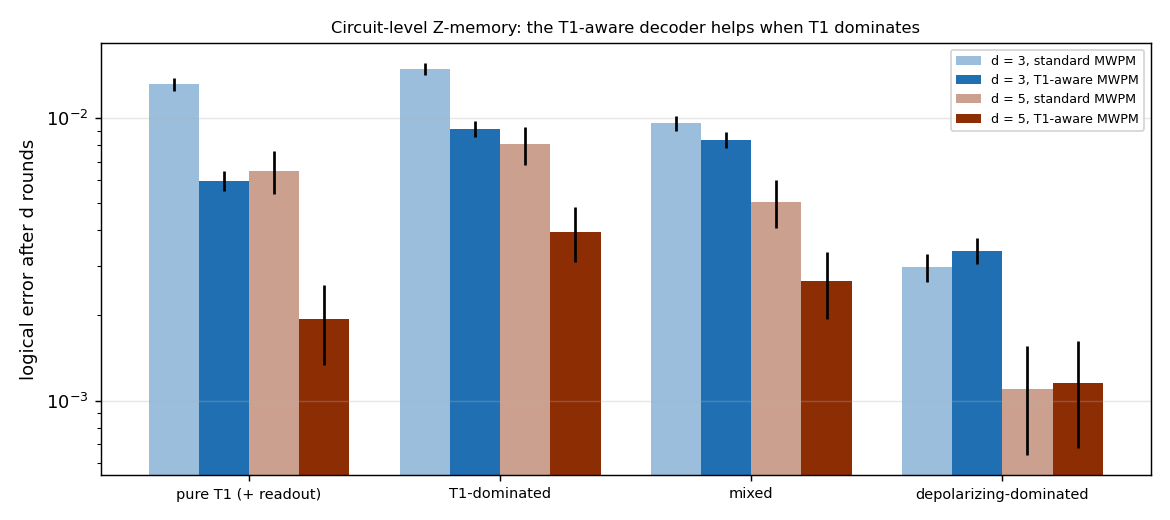

The script that saved this image:
"""
Does the T1-aware decoder of §59 survive circuit-level noise and many
rounds?

§59 found, for the d = 3 rotated surface code with perfect syndrome
extraction, that knowing the noise is T1 (a decay only turns 1 into 0)
cuts the logical error 2.1-2.5x. Here the whole Z-memory circuit is
simulated: rotated codes of distance d = 3 and 5, (d^2 - 1)/2 Z-type
ancillas, R rounds of syndrome extraction (reset, four CNOT layers in the
N-order NW, NE, SW, SE, measurement), then a final readout of the data.

Why this can be simulated exactly without a density matrix: in a Z-memory
only X-type errors matter, the Z-stabilizer circuit is CNOTs from data to
ancillas, and amplitude damping keeps a state diagonal in the Z basis.
The Z-basis populations then evolve as a classical Markov chain on bits:
the data start as a uniformly random codeword (the Z-basis content of
|0_L>), a CNOT is an XOR, a decay turns a 1 into 0 with probability
gamma, and the X or Y part of a depolarizing error flips a bit. The
X-type stabilizers are left out (they do not affect a Z-memory's
X-error statistics except through their own faults, which are not
modelled): this is the main approximation.

Noise per location:
  every CNOT            two-qubit depolarizing p2, then decay gamma on both
  idle qubits per layer decay gamma_idle = gamma
  before each readout   decay gamma_m = 2 gamma, then readout flip q
  ancilla reset         wrong state with probability q

Decoders (minimum-weight perfect matching, pymatching, on the detector
graph built by enumerating every single fault through the circuit):
  standard   one weight per fault, its average probability (a decay at a
             location counts gamma * P(bit = 1 there), P from the
             noiseless circuit)
  T1-aware   per shot, the decay faults of each DATA qubit are reweighted
             by its final readout: read 1 -> it (almost) never decayed,
             read 0 -> twice the average. Depolarizing and measurement
             faults keep their weights, so the rule stays soft when the
             noise is not pure T1 (the §59 D lesson).

Needs pymatching (pip install pymatching).

Findings (python examples/surface_code_circuit_t1_qg.py --figure):

  Checks: noiseless circuits give no detector events and the prepared
  logical value for |0_L> and |1_L>; halving every error rate (d = 3,
  T1-dominated) lowers p_L 3.7x, the quadratic scaling expected at d = 3.

  Logical error after R = d rounds (100 000 shots at d = 3, 20 000 at
  d = 5; +- 95 % intervals; "paired" counts shots where only one decoder
  fails):

    noise (p2, gamma, q)              d   standard       T1-aware       ratio  paired z
    pure T1 (0, 0.003, 0.001)         3   0.0131(7)      0.0060(5)      2.19   +25
                                      5   0.0065(11)     0.0019(6)      3.33   +9
    T1-dominated (0.0005, 0.003,      3   0.0149(8)      0.0091(6)      1.63   +17
                  0.002)              5   0.0080(12)     0.0040(9)      2.04   +7
    mixed (0.002, 0.002, 0.002)       3   0.0095(6)      0.0084(6)      1.14   +5.5
                                      5   0.0050(10)     0.0027(7)      1.91   +5.7
    depolarizing-dominated            3   0.0030(3)      0.0034(4)      0.87   -4.3
      (0.004, 0.0005, 0.002)          5   0.0011(5)      0.0011(5)      0.96   -0.4

  * The §59 gain survives circuit-level noise and repeated rounds: 2.2x
    for pure T1 at d = 3 (the §59 code-capacity value was 2.1-2.5x), and
    it GROWS with distance: 3.3x at d = 5. With T1 dominant but not alone
    it is 1.6x (d = 3) and 2.0x (d = 5); for a mixed budget 1.1x and 1.9x.
  * It is not free. When depolarizing noise dominates, the reweighting
    costs 15 % at d = 3 (z = -4.3, significant) and nothing measurable at
    d = 5. Trying Bayes-corrected multipliers did not remove the loss.
  * The qg witness chooses the decoder without labels. On a separate
    calibration batch, the register-mean qg_Z of the final data readout
    (0 for any symmetric flip, > 0 under decay) divided by the detector
    firing rate is 1.3-2.6 where the T1-aware decoder wins and 0.34-0.54
    where it loses. The switch "T1-aware if the ratio exceeds 1" picks the
    better decoder in all eight cases. The threshold 1 was chosen after
    seeing these eight cases; it is a heuristic, not a derived bound.

  What is new and what is not. Decoders that use noise bias or erasure
  information are known (bias-tailored codes, erasure conversion,
  leakage-aware decoding). Ours: a T1-aware reweighting that needs only
  the final data readout, its circuit-level numbers at d = 3 and 5 with
  paired statistics, its cost when T1 does not dominate, and the qg
  witness as the switch. Limitations: a Z-memory with the X-stabilizer
  circuits left out (their faults would add X errors through hook
  propagation); amplitude damping, depolarizing and readout errors only
  (no leakage, crosstalk or correlated errors); per-location decay
  weights from the noiseless circuit; multipliers 2 (read 0) and 2q (read
  1) are a simple Bayes approximation; faults touching more than two
  detectors dropped from the matching graph.
"""

import math
import os
import sys
from collections import defaultdict

import numpy as np

HERE = os.path.dirname(os.path.abspath(__file__))
sys.path.insert(0, HERE)


# --------------------------------------------------------------------- #
# code layout
# --------------------------------------------------------------------- #
class Code:
    def __init__(self, d):
        self.d = d
        self.nd = d * d
        dq = lambda r, c: r * d + c  # noqa: E731
        self.zstabs = []  # list of dict role -> data index
        self.xstabs = []
        for i in range(d + 1):
            for j in range(d + 1):
                roles = {}
                for role, (r, c) in (("NW", (i - 1, j - 1)), ("NE", (i - 1, j)), ("SW", (i, j - 1)), ("SE", (i, j))):
                    if 0 <= r < d and 0 <= c < d:
                        roles[role] = dq(r, c)
                if len(roles) < 2:
                    continue
                even = (i + j) % 2 == 0
                if len(roles) == 4:
                    (self.zstabs if even else self.xstabs).append(roles)
                elif even and j in (0, d):
                    self.zstabs.append(roles)
                elif not even and i in (0, d):
                    self.xstabs.append(roles)
        self.na = len(self.zstabs)
        self.nq = self.nd + self.na
        self.zl = [dq(0, c) for c in range(d)]  # logical Z: top row
        # CNOT layers: role order NW, NE, SW, SE
        self.layers = []
        for role in ("NW", "NE", "SW", "SE"):
            self.layers.append([(st[role], self.nd + a) for a, st in enumerate(self.zstabs) if role in st])
        self._codewords()

    def _codewords(self):
        gens = []
        for st in self.xstabs:
            v = np.zeros(self.nd, dtype=bool)
            v[list(st.values())] = True
            gens.append(v)
        self.xgens = np.array(gens)
        self.xl = np.zeros(self.nd, dtype=bool)
        self.xl[[r * self.d for r in range(self.d)]] = True  # logical X: left column

    def random_codewords(self, shots, rng, logical=0):
        coef = rng.integers(0, 2, size=(shots, len(self.xgens))).astype(np.uint8)
        cw = (coef @ self.xgens.astype(np.uint8)) % 2
        if logical:
            cw ^= self.xl.astype(np.uint8)
        return cw.astype(bool)


# --------------------------------------------------------------------- #
# circuit as an op list
# --------------------------------------------------------------------- #
def ops_list(code, rounds):
    ops = []
    for t in range(rounds):
        ops.append(("reset", t))
        for li, layer in enumerate(code.layers):
            ops.append(("cx", t, li, layer))
        ops.append(("meas", t))
    ops.append(("final",))
    return ops


def simulate(code, rounds, shots, rng, p2=0.0, gamma=0.0, q=0.0, logical=0, noise=True):
    """Returns (ancilla outcomes [shots, rounds, na], final data [shots, nd])."""
    nd, na = code.nd, code.na
    st = np.zeros((shots, code.nq), dtype=bool)
    st[:, :nd] = code.random_codewords(shots, rng, logical)
    meas = np.zeros((shots, rounds, na), dtype=bool)
    g_idle, g_m = gamma, 2 * gamma

    def decay(cols, g):
        if noise and g > 0:
            hit = rng.random((shots, len(cols))) < g
            sub = st[:, cols]
            st[:, cols] = sub & ~hit

    for op in ops_list(code, rounds):
        if op[0] == "reset":
            st[:, nd:] = False
            if noise and q > 0:
                st[:, nd:] = rng.random((shots, na)) < q
            decay(list(range(nd)), g_idle)
        elif op[0] == "cx":
            layer = op[3]
            busy = set()
            for c, tq in layer:
                st[:, tq] ^= st[:, c]
                busy |= {c, tq}
                if noise and p2 > 0:
                    # 15 two-qubit Paulis: X or Y on a qubit flips it
                    pick = rng.integers(1, 16, size=shots)
                    err = rng.random(shots) < p2
                    pa, pb = pick // 4, pick % 4  # 0=I,1=X,2=Y,3=Z on each
                    st[:, c] ^= err & ((pa == 1) | (pa == 2))
                    st[:, tq] ^= err & ((pb == 1) | (pb == 2))
                decay([c, tq], gamma)
            idle = [x for x in range(code.nq) if x not in busy]
            decay(idle, g_idle)
        elif op[0] == "meas":
            t = op[1]
            decay(list(range(nd, code.nq)), g_m)
            decay(list(range(nd)), g_m)
            out = st[:, nd:].copy()
            if noise and q > 0:
                out ^= rng.random((shots, na)) < q
            meas[:, t] = out
        elif op[0] == "final":
            decay(list(range(nd)), g_m)
            final = st[:, :nd].copy()
            if noise and q > 0:
                final ^= rng.random((shots, nd)) < q
    return meas, final


def detectors(code, meas, final):
    """Detector bits [shots, (rounds + 1) * na] and the raw logical bit."""
    shots, rounds, na = meas.shape
    fs = np.zeros((shots, na), dtype=bool)
    for a, stb in enumerate(code.zstabs):
        fs[:, a] = np.bitwise_xor.reduce(final[:, list(stb.values())], axis=1)
    rows = [meas[:, 0]]
    for t in range(1, rounds):
        rows.append(meas[:, t] ^ meas[:, t - 1])
    rows.append(fs ^ meas[:, rounds - 1])
    det = np.concatenate(rows, axis=1)
    logical = np.bitwise_xor.reduce(final[:, code.zl], axis=1)
    return det, logical


# --------------------------------------------------------------------- #
# fault enumeration -> detector graph
# --------------------------------------------------------------------- #
def _propagate(code, rounds, start_op, flips, meas_flip=None, final_flip=None):
    """Effect of one bit flip inserted after op index start_op (linear)."""
    nd, na = code.nd, code.na
    st = np.zeros((1, code.nq), dtype=bool)
    for x in flips:
        st[0, x] = True
    meas = np.zeros((1, rounds, na), dtype=bool)
    final = np.zeros((1, nd), dtype=bool)
    for k, op in enumerate(ops_list(code, rounds)):
        if k < start_op:
            continue
        if k == start_op and op[0] in ("reset", "cx", "meas", "final"):
            # the flip happens AFTER this op; except for measurement flips
            if op[0] == "meas" and meas_flip is not None:
                meas[0, op[1], meas_flip] = True
                continue
            if op[0] == "final" and final_flip is not None:
                final[0] = st[0, :nd]
                final[0, final_flip] ^= True
                continue
            if op[0] == "final":
                final[0] = st[0, :nd]
            continue
        if op[0] == "reset":
            st[:, nd:] = False
        elif op[0] == "cx":
            for c, tq in op[3]:
                st[:, tq] ^= st[:, c]
        elif op[0] == "meas":
            meas[:, op[1]] = st[:, nd:]
        elif op[0] == "final":
            final[0] = st[0, :nd]
    det, lg = detectors(code, meas, final)
    return tuple(np.flatnonzero(det[0])), bool(lg[0])


def bit_one_prob(code, rounds, shots=4000, seed=0):
    """P(bit = 1) after every op, from the noiseless circuit (for weighting
    decay faults)."""
    rng = np.random.default_rng(seed)
    nd, na = code.nd, code.na
    st = np.zeros((shots, code.nq), dtype=bool)
    st[:, :nd] = code.random_codewords(shots, rng)
    out = []
    for op in ops_list(code, rounds):
        if op[0] == "reset":
            st[:, nd:] = False
        elif op[0] == "cx":
            for c, tq in op[3]:
                st[:, tq] ^= st[:, c]
        out.append(st.mean(axis=0))
    return out


def fault_list(code, rounds, p2, gamma, q):
    """Every single fault: (detector tuple, logical flag, prob, tag), where
    tag = ('ad', data qubit) for decays of data qubits, else None."""
    P1 = bit_one_prob(code, rounds)
    nd = code.nd
    faults = []
    g_idle, g_m = gamma, 2 * gamma
    ops = ops_list(code, rounds)
    for k, op in enumerate(ops):
        if op[0] == "reset":
            for a in range(code.na):
                if q > 0:
                    faults.append((*_propagate(code, rounds, k, [nd + a]), q, None))
            for x in range(nd):
                p = g_idle * P1[k][x]
                if p > 0:
                    faults.append((*_propagate(code, rounds, k, [x]), p, ("ad", x)))
        elif op[0] == "cx":
            busy = set()
            for c, tq in op[3]:
                busy |= {c, tq}
                if p2 > 0:
                    for fl in ([c], [tq]):
                        faults.append((*_propagate(code, rounds, k, fl), p2 * 8 / 15, None))
                for x in (c, tq):
                    p = gamma * P1[k][x]
                    if p > 0:
                        faults.append((*_propagate(code, rounds, k, [x]), p, ("ad", x) if x < nd else None))
            for x in range(code.nq):
                if x not in busy:
                    p = g_idle * P1[k][x]
                    if p > 0:
                        faults.append((*_propagate(code, rounds, k, [x]), p, ("ad", x) if x < nd else None))
        elif op[0] == "meas":
            for a in range(code.na):
                p = q + g_m * P1[k - 1][nd + a]
                if p > 0:
                    faults.append((*_propagate(code, rounds, k, [], meas_flip=a), p, None))
            for x in range(nd):
                p = g_m * P1[k - 1][x]
                if p > 0:
                    faults.append((*_propagate(code, rounds, k, [x]), p, ("ad", x)))
        elif op[0] == "final":
            for x in range(nd):
                p = q + g_m * P1[k - 1][x]
                if p > 0:
                    tag = ("ad_final", x)
                    faults.append((*_propagate(code, rounds, k, [], final_flip=x), p, tag))
    return [f for f in faults if len(f[0]) > 0 or f[1]]


def prepare_edges(faults):
    """Group fault terms by graph edge (u, v, logical) for fast per-shot
    reweighting. Faults touching more than two detectors are dropped
    (rare; hyperedges)."""
    keys, index = [], {}
    t_edge, t_p, t_q, t_final = [], [], [], []
    for dets, lg, p, tag in faults:
        if len(dets) > 2:
            continue
        u = dets[0]
        v = dets[1] if len(dets) == 2 else -1
        key = (min(u, v), max(u, v), lg) if v >= 0 else (u, -1, lg)
        if key not in index:
            index[key] = len(keys)
            keys.append(key)
        t_edge.append(index[key])
        t_p.append(p)
        t_q.append(tag[1] if tag is not None else -1)
        t_final.append(tag is not None and tag[0] == "ad_final")
    return {"keys": keys, "edge": np.array(t_edge), "p": np.array(t_p), "q": np.array(t_q),
            "final": np.array(t_final, dtype=bool)}


def build_matching(E, mult=None, q=0.0):
    """mult: array over data qubits multiplying the decay part of their
    faults (None = standard weights)."""
    import pymatching

    p = E["p"].copy()
    if mult is not None:
        tq = E["q"]
        has = tq >= 0
        m = np.ones_like(p)
        m[has] = mult[tq[has]]
        dec = np.where(E["final"], p - q, p)
        p = np.where(E["final"], q + dec * m, p * m)
    p = np.clip(p, 1e-12, 0.499)
    logs = np.bincount(E["edge"], weights=np.log(1 - 2 * p), minlength=len(E["keys"]))
    pe = (1 - np.exp(logs)) / 2
    best = {}
    for k, (u, v, lg) in enumerate(E["keys"]):
        if (u, v) not in best or pe[k] > pe[best[(u, v)]]:
            best[(u, v)] = k
    mt = pymatching.Matching()
    for (u, v), k in best.items():
        pk = float(min(max(pe[k], 1e-12), 0.499))
        w = math.log((1 - pk) / pk)
        fid = {0} if E["keys"][k][2] else set()
        if v < 0:
            mt.add_boundary_edge(u, weight=w, fault_ids=fid, error_probability=pk)
        else:
            mt.add_edge(u, v, weight=w, fault_ids=fid, error_probability=pk)
    return mt


def run(d, rounds, p2, gamma, q, shots, seed=0):
    rng = np.random.default_rng(seed)
    code = Code(d)
    n_det = (rounds + 1) * code.na
    faults = fault_list(code, rounds, p2, gamma, q)
    E = prepare_edges(faults)
    std = build_matching(E)
    res = {}
    fails = {"standard": 0, "t1_aware": 0, "raw": 0, "only_standard_fails": 0, "only_aware_fails": 0}
    cache = {}
    total = 0
    for logical in (0, 1):
        meas, final = simulate(code, rounds, shots // 2, rng, p2, gamma, q, logical)
        det, lg = detectors(code, meas, final)
        truth = lg ^ bool(logical)  # raw logical flip relative to the prepared value
        # final Z_L of a |1_L> codeword: X_L flips the top row's first qubit only
        pred = std.decode_batch(det)[:, 0].astype(bool)
        fail_std = pred ^ lg ^ bool(logical)
        fails["standard"] += int(np.sum(fail_std))
        fails["raw"] += int(np.sum(truth))
        keys = [tuple(r) for r in final.astype(np.uint8)]
        groups = defaultdict(list)
        for i, kk in enumerate(keys):
            groups[kk].append(i)
        for kk, idx in groups.items():
            if kk not in cache:
                mult = np.where(np.array(kk) == 0, 2.0, 2.0 * q)
                cache[kk] = build_matching(E, mult, q)
            pr = cache[kk].decode_batch(det[idx])[:, 0].astype(bool)
            fa = pr ^ lg[idx] ^ bool(logical)
            fails["t1_aware"] += int(np.sum(fa))
            fails["only_standard_fails"] += int(np.sum(fail_std[idx] & ~fa))
            fails["only_aware_fails"] += int(np.sum(fa & ~fail_std[idx]))
        total += shots // 2
    for k, v in fails.items():
        res[k] = v / total
    b, c = fails["only_standard_fails"], fails["only_aware_fails"]
    res["discordant"] = (b, c)
    res["mcnemar_z"] = (b - c) / math.sqrt(b + c) if b + c > 0 else 0.0
    res["shots"] = total
    res["faults"] = len(faults)
    return res


def witness_ratio(d, rounds, p2, gamma, q, shots=5000, seed=99):
    """Label-free switch from a separate calibration batch: register-mean
    qg_Z of the final data readout (0 for any symmetric flip, > 0 under
    decay) divided by the detector firing rate."""
    rng = np.random.default_rng(seed)
    code = Code(d)
    meas, final = simulate(code, rounds, shots, rng, p2, gamma, q)
    det, _ = detectors(code, meas, final)
    return float((1 - 2 * final).mean() / det.mean())


def ci(p, n):
    return 1.96 * math.sqrt(max(p * (1 - p), 1e-12) / n)


CASES = [
    ("pure T1 (+ readout)", dict(p2=0.0, gamma=0.003, q=0.001)),
    ("T1-dominated", dict(p2=0.0005, gamma=0.003, q=0.002)),
    ("mixed", dict(p2=0.002, gamma=0.002, q=0.002)),
    ("depolarizing-dominated", dict(p2=0.004, gamma=0.0005, q=0.002)),
]


def main(shots3=100000, shots5=20000):
    out = []
    for name, kw in CASES:
        for d, R, S in ((3, 3, shots3), (5, 5, shots5)):
            r = run(d, R, shots=S, **kw)
            r["witness"] = witness_ratio(d, R, **kw)
            r["switched"] = r["t1_aware"] if r["witness"] > 1 else r["standard"]
            out.append((name, d, R, r))
            ratio = r["standard"] / max(r["t1_aware"], 1e-9)
            print(f"{name:24s} d={d} R={R}: p_L standard {r['standard']:.4f} +- {ci(r['standard'], r['shots']):.4f}"
                  f"  T1-aware {r['t1_aware']:.4f} +- {ci(r['t1_aware'], r['shots']):.4f}  ratio {ratio:.2f}"
                  f"  paired: only std fails {r['discordant'][0]}, only aware fails {r['discordant'][1]}, z = {r['mcnemar_z']:+.1f}"
                  f"  (undecoded {r['raw']:.3f}, {r['faults']} faults)\n"
                  f"{'':24s}   witness mean qg_Z / detector rate = {r['witness']:.2f} -> switch picks "
                  f"{'T1-aware' if r['witness'] > 1 else 'standard'}: p_L {r['switched']:.4f}")
    return out


def make_figure(path, out):
    import matplotlib

    matplotlib.use("Agg")
    import matplotlib.pyplot as plt

    fig, ax = plt.subplots(figsize=(9, 4))
    names = [c[0] for c in CASES]
    x = np.arange(len(names))
    w = 0.2
    for j, (d, col) in enumerate(((3, "#1f6fb2"), (5, "#8c2d04"))):
        rows = {r[0]: r[3] for r in out if r[1] == d}
        std = [rows[n]["standard"] for n in names]
        aw = [rows[n]["t1_aware"] for n in names]
        e_s = [ci(v, rows[n]["shots"]) for v, n in zip(std, names)]
        e_a = [ci(v, rows[n]["shots"]) for v, n in zip(aw, names)]
        ax.bar(x + (2 * j - 1.5) * w, std, w, yerr=e_s, color=col, alpha=0.45, label=f"d = {d}, standard MWPM")
        ax.bar(x + (2 * j - 0.5) * w, aw, w, yerr=e_a, color=col, label=f"d = {d}, T1-aware MWPM")
    ax.set_xticks(x)
    ax.set_xticklabels(names, fontsize=8)
    ax.set_yscale("log")
    ax.set_ylabel(f"logical error after d rounds")
    ax.set_title("Circuit-level Z-memory: the T1-aware decoder helps when T1 dominates", fontsize=9)
    ax.legend(fontsize=7)
    ax.grid(alpha=0.3, axis="y")
    fig.tight_layout()
    fig.savefig(path, dpi=130)


if __name__ == "__main__":
    res = main()
    if "--figure" in sys.argv:
        make_figure(__file__.replace(".py", ".png"), res)
